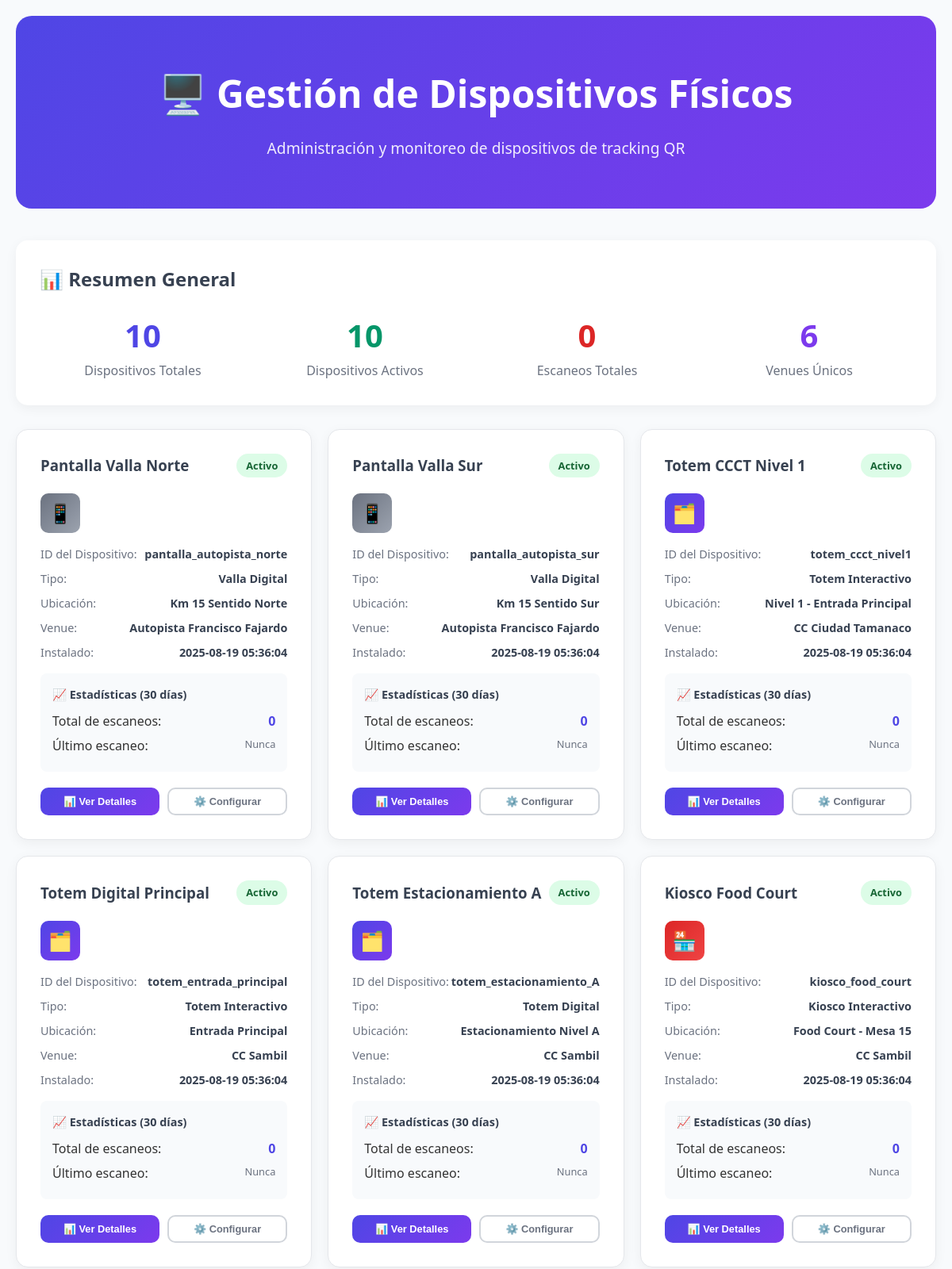
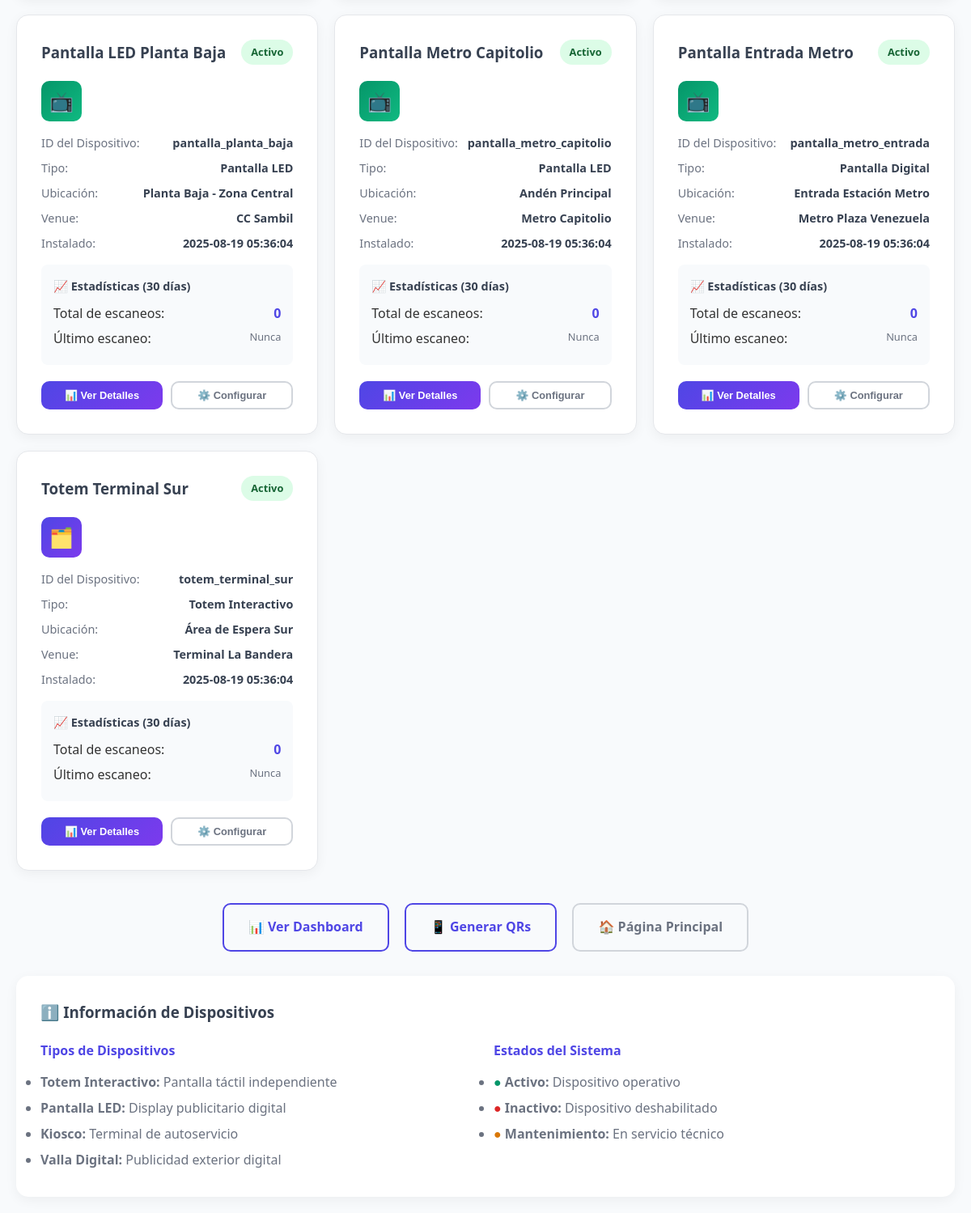
/devices, run on the app's committed database (2 pictures, top to bottom).
### tables this page shows
CREATE TABLE physical_devices (
                id INTEGER PRIMARY KEY AUTOINCREMENT,
                device_id TEXT UNIQUE NOT NULL,
                device_name TEXT NOT NULL,
                location TEXT NOT NULL,
                device_type TEXT NOT NULL,
                venue TEXT NOT NULL,
                installation_date DATE,
                active BOOLEAN DEFAULT TRUE,
                notes TEXT,
                created_at TIMESTAMP DEFAULT CURRENT_TIMESTAMP
            );

### app.py (the view)
@app.route('/devices')
def devices_page():
    try:
        with get_db_connection() as conn:
            devices = conn.execute('''
                SELECT
                    pd.*,
                    COUNT(td.id) as total_scans,
                    MAX(td.access_time) as last_scan
                FROM physical_devices pd
                LEFT JOIN tracking_data td ON pd.device_id = td.device_id
                    AND DATE(td.access_time) >= DATE('now', '-30 days')
                GROUP BY pd.id
                ORDER BY pd.venue, pd.location
            ''').fetchall()
        return render_template('devices.html', devices=devices)
    except Exception as e:
        logger.error(f"Error en página de dispositivos: {e}")
        return f"Error: {str(e)}", 500

### app.py (called while the page is built)
@contextmanager
def get_db_connection():
    conn = sqlite3.connect(app.config['DATABASE'])
    conn.row_factory = sqlite3.Row
    try:
        yield conn
    finally:
        conn.close()

@app.before_request
def log_request_info():
    if request.endpoint not in ['health_check', 'collect_additional_data']:
        logger.info(f"Request: {request.method} {request.url} - IP: {request.remote_addr}")

@app.after_request
def log_response_info(response):
    if request.endpoint not in ['health_check', 'collect_additional_data']:
        logger.info(f"Response: {response.status_code} - {request.method} {request.url}")
    response.headers.add('Access-Control-Allow-Origin', '*')
    response.headers.add('Access-Control-Allow-Headers', 'Content-Type,Authorization')
    response.headers.add('Access-Control-Allow-Methods', 'GET,PUT,POST,DELETE,OPTIONS')
    return response

### templates/devices.html (shortened to what this page needs)
<!DOCTYPE html>
<html lang="es">
<head>
    <link rel="stylesheet" href="{{ url_for('static', filename='style.css') }}">
</head>
<body>
    <div class="devices-container">
        <div class="header">
            <h1>🖥️ Gestión de Dispositivos Físicos</h1>
            <p class="subtitle">Administración y monitoreo de dispositivos de tracking QR</p>
        </div>
        <div style="background: white; border-radius: 15px; padding: 30px; margin-bottom: 30px; box-shadow: 0 4px 15px rgba(0, 0, 0, 0.05);">
            <h2 style="color: #374151; margin-bottom: 20px;">📊 Resumen General</h2>
            <div class="grid grid-4">
                <div style="text-align: center;">
                    <div style="font-size: 2.5em; color: #4f46e5; font-weight: bold;">{{ devices|length }}</div>
                    <div style="color: #6b7280;">Dispositivos Totales</div>
                </div>
                <div style="text-align: center;">
                    {% set active_devices = devices|selectattr('active')|list|length %}
                    <div style="font-size: 2.5em; color: #059669; font-weight: bold;">{{ active_devices }}</div>
                    <div style="color: #6b7280;">Dispositivos Activos</div>
                </div>
                <div style="text-align: center;">
                    {% set total_scans = devices|sum(attribute='total_scans') %}
                    <div style="font-size: 2.5em; color: #dc2626; font-weight: bold;">{{ total_scans or 0 }}</div>
                    <div style="color: #6b7280;">Escaneos Totales</div>
                </div>
                <div style="text-align: center;">
                    {% set venues = devices|map(attribute='venue')|unique|list|length %}
                    <div style="font-size: 2.5em; color: #7c3aed; font-weight: bold;">{{ venues }}</div>
                    <div style="color: #6b7280;">Venues Únicos</div>
                </div>
            </div>
        </div>
        {% if devices %}
        <div class="devices-grid">
            {% for device in devices %}
            <div class="device-card">
                <div class="device-header">
                    <h3 style="color: #374151; margin: 0;">{{ device.device_name }}</h3>
                    <span class="device-status {{ 'status-active' if device.active else 'status-inactive' }}">
                        {{ 'Activo' if device.active else 'Inactivo' }}
                    </span>
                </div>
                <div class="device-icon {{ 'icon-totem' if 'totem' in device.device_type.lower() else 'icon-screen' if 'pantalla' in device.device_type.lower() else 'icon-kiosk' if 'kiosco' in device.device_type.lower() else 'icon-other' }}">
                    {% if 'totem' in device.device_type.lower() %}
                        🗂️
                    {% elif 'pantalla' in device.device_type.lower() %}
                        📺
                    {% elif 'kiosco' in device.device_type.lower() %}
                        🏪
                    {% else %}
                        📱
                    {% endif %}
                </div>
                <div class="device-info">
                    <div class="info-row">
                        <span class="info-label">ID del Dispositivo:</span>
                        <span class="info-value">{{ device.device_id }}</span>
                    </div>
                    <div class="info-row">
                        <span class="info-label">Tipo:</span>
                        <span class="info-value">{{ device.device_type }}</span>
                    </div>
                    <div class="info-row">
                        <span class="info-label">Ubicación:</span>
                        <span class="info-value">{{ device.location }}</span>
                    </div>
                    <div class="info-row">
                        <span class="info-label">Venue:</span>
                        <span class="info-value">{{ device.venue }}</span>
                    </div>
                    <div class="info-row">
                        <span class="info-label">Instalado:</span>
                        <span class="info-value">{{ device.created_at.split('T')[0] if device.created_at else 'N/A' }}</span>
                    </div>
                </div>
                <div class="device-stats">
                    <h4 style="color: #374151; margin-bottom: 10px; font-size: 0.9em;">📈 Estadísticas (30 días)</h4>
                    <div class="stats-row">
                        <span>Total de escaneos:</span>
                        <span class="stats-number">{{ device.total_scans or 0 }}</span>
                    </div>
                    <div class="stats-row">
                        <span>Último escaneo:</span>
                        <span style="color: #6b7280; font-size: 0.8em;">
                            {{ device.last_scan.split('T')[0] if device.last_scan else 'Nunca' }}
                        </span>
                    </div>
                </div>
                <div style="display: flex; gap: 10px; margin-top: 20px;">
                    <button class="btn btn-primary" style="flex: 1; font-size: 0.8em; padding: 8px 12px;">
                        📊 Ver Detalles
                    </button>
                    <button class="btn btn-outline" style="flex: 1; font-size: 0.8em; padding: 8px 12px;">
                        ⚙️ Configurar
                    </button>
                </div>
            </div>
            {% endfor %}
        </div>
        {% endif %}
        <div style="text-align: center; margin-top: 40px;">
            <a href="/dashboard" class="btn btn-secondary" style="margin-right: 15px;">
                📊 Ver Dashboard
            </a>
            <a href="/generate-qr" class="btn btn-secondary" style="margin-right: 15px;">
                📱 Generar QRs
            </a>
            <a href="/" class="btn btn-outline">
                🏠 Página Principal
            </a>
        </div>
        <div style="background: white; border-radius: 15px; padding: 30px; margin-top: 30px; box-shadow: 0 4px 15px rgba(0, 0, 0, 0.05);">
            <h3 style="color: #374151; margin-bottom: 20px;">ℹ️ Información de Dispositivos</h3>
            <div class="grid grid-2">
                <div>
                    <h4 style="color: #4f46e5; margin-bottom: 10px;">Tipos de Dispositivos</h4>
                    <ul style="color: #6b7280; line-height: 2;">
                        <li><strong>Totem Interactivo:</strong> Pantalla táctil independiente</li>
                        <li><strong>Pantalla LED:</strong> Display publicitario digital</li>
                        <li><strong>Kiosco:</strong> Terminal de autoservicio</li>
                        <li><strong>Valla Digital:</strong> Publicidad exterior digital</li>
                    </ul>
                </div>
                <div>
                    <h4 style="color: #4f46e5; margin-bottom: 10px;">Estados del Sistema</h4>
                    <ul style="color: #6b7280; line-height: 2;">
                        <li><span style="color: #059669;">●</span> <strong>Activo:</strong> Dispositivo operativo</li>
                        <li><span style="color: #dc2626;">●</span> <strong>Inactivo:</strong> Dispositivo deshabilitado</li>
                        <li><span style="color: #d97706;">●</span> <strong>Mantenimiento:</strong> En servicio técnico</li>
                    </ul>
                </div>
            </div>
        </div>
    </div>
</body>
</html>

### static/style.css (style rules this page uses)
* { margin: 0; padding: 0; box-sizing: border-box; }
body { font-family: 'Segoe UI', Tahoma, Geneva, Verdana, sans-serif; line-height: 1.6; color: #333; background: #f8fafc; }
.header { text-align: center; margin-bottom: 40px; background: linear-gradient(135deg, #4f46e5 0%, #7c3aed 100%); color: white; padding: 60px 40px; border-radius: 20px; }
.header h1 { font-size: 3em; margin-bottom: 15px; font-weight: 700; }
.subtitle { font-size: 1.2em; opacity: 0.9; }
.btn { display: inline-block; padding: 15px 30px; border-radius: 10px; text-decoration: none; font-weight: 600; border: none; cursor: pointer; font-size: 1em; transition: all 0.3s ease; text-align: center; min-width: 150px; }
.btn-primary { background: linear-gradient(135deg, #4f46e5 0%, #7c3aed 100%); color: white; }
.btn-secondary { background: #f8fafc; color: #4f46e5; border: 2px solid #4f46e5; }
.btn-outline { background: transparent; color: #6b7280; border: 2px solid #d1d5db; }
.grid { display: grid; gap: 20px; }
.grid-2 { grid-template-columns: repeat(auto-fit, minmax(300px, 1fr)); }
.grid-4 { grid-template-columns: repeat(auto-fit, minmax(200px, 1fr)); }

### templates/devices.html (style rules this page uses)
.devices-container { background: #f8fafc; min-height: 100vh; padding: 20px; }
.devices-grid { display: grid; grid-template-columns: repeat(auto-fill, minmax(350px, 1fr)); gap: 20px; margin-top: 30px; }
.device-card { background: white; border-radius: 15px; padding: 30px; box-shadow: 0 4px 15px rgba(0, 0, 0, 0.05); border: 1px solid #e5e7eb; }
.device-header { display: flex; justify-content: space-between; align-items: center; margin-bottom: 20px; }
.device-status { padding: 5px 12px; border-radius: 20px; font-size: 0.8em; font-weight: 600; }
.status-active { background: #dcfce7; color: #166534; }
.device-info { margin-bottom: 15px; }
.info-row { display: flex; justify-content: space-between; margin-bottom: 8px; font-size: 0.9em; }
.info-label { color: #6b7280; font-weight: 500; }
.info-value { color: #374151; font-weight: 600; }
.device-stats { background: #f8fafc; border-radius: 8px; padding: 15px; margin-top: 15px; }
.stats-row { display: flex; justify-content: space-between; margin-bottom: 5px; }
.stats-number { color: #4f46e5; font-weight: bold; }
.device-icon { width: 50px; height: 50px; border-radius: 10px; display: flex; align-items: center; justify-content: center; font-size: 1.5em; margin-bottom: 15px; }
.icon-totem { background: linear-gradient(135deg, #4f46e5 0%, #7c3aed 100%); color: white; }
.icon-screen { background: linear-gradient(135deg, #059669 0%, #10b981 100%); color: white; }
.icon-kiosk { background: linear-gradient(135deg, #dc2626 0%, #ef4444 100%); color: white; }
.icon-other { background: linear-gradient(135deg, #6b7280 0%, #9ca3af 100%); color: white; }

### data on the page
physical_devices: device_name "Pantalla Valla Norte", active "Activo", device_id "pantalla_autopista_norte", device_type "Valla Digital", location "Km 15 Sentido Norte", venue "Autopista Francisco Fajardo", created_at "2025-08-19 05:36:04", total_scans "0", last_scan "Nunca"
physical_devices: device_name "Pantalla Valla Sur", active "Activo", device_id "pantalla_autopista_sur", device_type "Valla Digital", location "Km 15 Sentido Sur", venue "Autopista Francisco Fajardo", created_at "2025-08-19 05:36:04", total_scans "0", last_scan "Nunca"
physical_devices: device_name "Totem CCCT Nivel 1", active "Activo", device_id "totem_ccct_nivel1", device_type "Totem Interactivo", location "Nivel 1 - Entrada Principal", venue "CC Ciudad Tamanaco", created_at "2025-08-19 05:36:04", total_scans "0", last_scan "Nunca"
physical_devices: device_name "Totem Digital Principal", active "Activo", device_id "totem_entrada_principal", device_type "Totem Interactivo", location "Entrada Principal", venue "CC Sambil", created_at "2025-08-19 05:36:04", total_scans "0", last_scan "Nunca"
physical_devices: device_name "Totem Estacionamiento A", active "Activo", device_id "totem_estacionamiento_A", device_type "Totem Digital", location "Estacionamiento Nivel A", venue "CC Sambil", created_at "2025-08-19 05:36:04", total_scans "0", last_scan "Nunca"
physical_devices: device_name "Kiosco Food Court", active "Activo", device_id "kiosco_food_court", device_type "Kiosco Interactivo", location "Food Court - Mesa 15", venue "CC Sambil", created_at "2025-08-19 05:36:04", total_scans "0", last_scan "Nunca"
physical_devices: device_name "Pantalla LED Planta Baja", active "Activo", device_id "pantalla_planta_baja", device_type "Pantalla LED", location "Planta Baja - Zona Central", venue "CC Sambil", created_at "2025-08-19 05:36:04", total_scans "0", last_scan "Nunca"
physical_devices: device_name "Pantalla Metro Capitolio", active "Activo", device_id "pantalla_metro_capitolio", device_type "Pantalla LED", location "Andén Principal", venue "Metro Capitolio", created_at "2025-08-19 05:36:04", total_scans "0", last_scan "Nunca"
physical_devices: device_name "Pantalla Entrada Metro", active "Activo", device_id "pantalla_metro_entrada", device_type "Pantalla Digital", location "Entrada Estación Metro", venue "Metro Plaza Venezuela", created_at "2025-08-19 05:36:04", total_scans "0", last_scan "Nunca"
physical_devices: device_name "Totem Terminal Sur", active "Activo", device_id "totem_terminal_sur", device_type "Totem Interactivo", location "Área de Espera Sur", venue "Terminal La Bandera", created_at "2025-08-19 05:36:04", total_scans "0", last_scan "Nunca"

### other printed values
{{ devices|length }} "10"
{{ active_devices }} "10"
{{ total_scans or 0 }} "0"
{{ venues }} "6"
